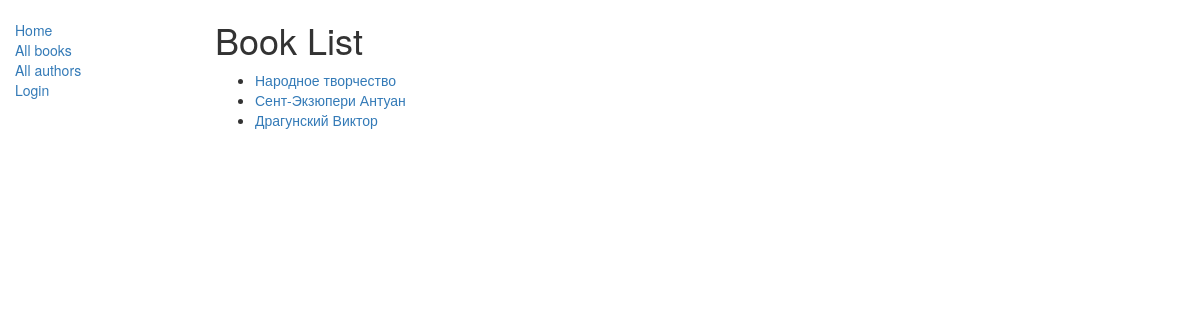
Screenshot of /catalog/authors/ with the database file from the repository.
### catalog/models.py (models this page shows, shortened)
class Author(models.Model):
    first_name = models.CharField(max_length=200)
    last_name = models.CharField(max_length=200)
    date_of_birth = models.DateField(null=True, blank=True)
    date_of_death = models.DateField('Died', null=True, blank=True)

### catalog/views.py (the view)
# urls.py: path('authors/', views.AuthorListView.as_view(), name='authors'),
class AuthorListView(generic.ListView):
    model = Author
    paginate_by = 10

### templates/catalog/author_list.html
{% extends "base.html" %}
{% block content %}
    <h1>Book List</h1>
    {% if author_list %}
    <ul>
      {% for author in author_list %}
      <li>
        <a href="{% url 'author_detail' author.pk %}">{{ author.last_name }} {{author.first_name}}</a>
      </li>
      {% endfor %}
    </ul>
    {% else %}
      <p>There are no books in the library.</p>
    {% endif %}
{% endblock %}

### rows the page displays
Author: last_name "Народное", first_name "творчество"
Author: last_name "Сент-Экзюпери", first_name "Антуан"
Author: last_name "Драгунский", first_name "Виктор"
